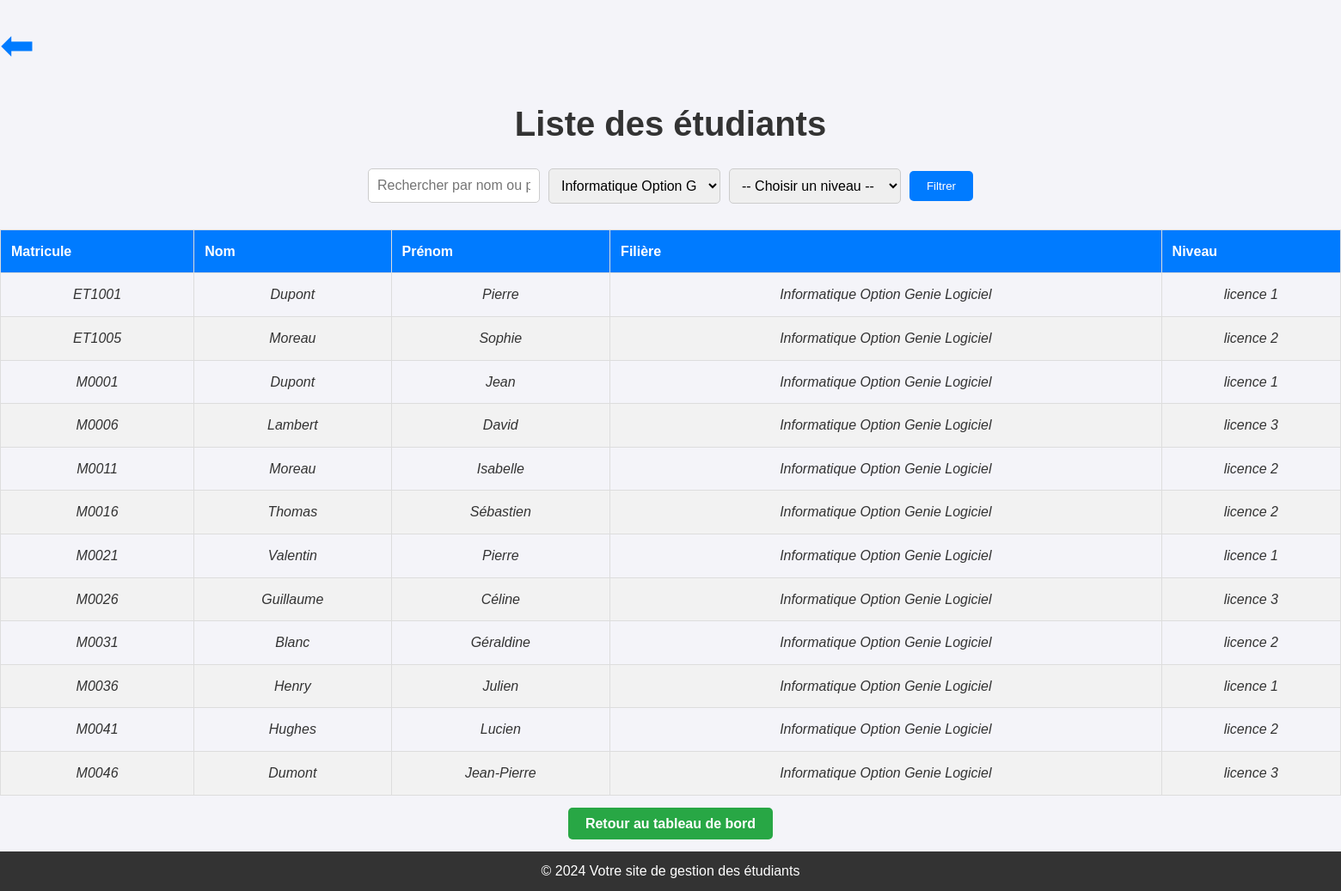
The page /listes.php?filiere=1 on the database its author committed.
### tables this page shows
CREATE TABLE IF NOT EXISTS `etudiants` (
  `idetu` int NOT NULL AUTO_INCREMENT,
  `matricule` varchar(15) NOT NULL,
  `nom` varchar(100) NOT NULL,
  `prenom` varchar(100) NOT NULL,
  `email` varchar(100) DEFAULT NULL,
  `mot_de_passe` varchar(255) NOT NULL,
  `type_parrainage` enum('parrain','filleul') DEFAULT NULL,
  `contact` varchar(15) DEFAULT NULL,
  `filiere_id` int DEFAULT NULL,
  `niveau_id` int DEFAULT NULL,
  `photo_profil` varchar(255) DEFAULT 'image/profil.jpg',
  PRIMARY KEY (`idetu`),
  UNIQUE KEY `matricule` (`matricule`),
  UNIQUE KEY `email` (`email`),
  KEY `fk_etudiants_filiere` (`filiere_id`),
  KEY `fk_etudiants_niveau` (`niveau_id`)
);

CREATE TABLE IF NOT EXISTS `filieres` (
  `idfil` int NOT NULL AUTO_INCREMENT,
  `nom_filiere` varchar(100) NOT NULL,
  PRIMARY KEY (`idfil`)
);

CREATE TABLE IF NOT EXISTS `niveaux` (
  `idniv` int NOT NULL AUTO_INCREMENT,
  `nom_niveau` varchar(50) NOT NULL,
  PRIMARY KEY (`idniv`)
);

### listes.php (the view, shortened to what this page needs)
<?php
require_once 'connexion.php';
$filiere = isset($_GET['filiere']) ? $_GET['filiere'] : '';
$query = "SELECT etudiants.*, filieres.nom_filiere, niveaux.nom_niveau
          FROM etudiants
          LEFT JOIN filieres ON etudiants.filiere_id = filieres.idfil
          LEFT JOIN niveaux ON etudiants.niveau_id = niveaux.idniv
          WHERE 1";
if ($filiere) {
    $query .= " AND etudiants.filiere_id = $filiere";
}
$students = $pdo->query($query)->fetchAll();
$queryFilieres = "SELECT * FROM filieres";
$filieres = $pdo->query($queryFilieres)->fetchAll();
?>
<!DOCTYPE html>
<html lang="fr">
<head>
    <link rel="stylesheet" href="css/listes.css">
</head>
<body>
    <main>
        <a href="#end" class="scroll-to-end">⬅</a><h1>Liste des étudiants</h1>
        <form action="listes.php" method="GET" class="form-container">
            <input type="text" id="searchInput" onkeyup="searchTable()" placeholder="Rechercher par nom ou prénom" value="">
            <select name="filiere">
                <?php foreach ($filieres as $filiereOption): ?>
                    <option value="<?php echo $filiereOption['idfil']; ?>" <?php echo ($filiere == $filiereOption['idfil']) ? 'selected' : ''; ?>>
                        <?php echo $filiereOption['nom_filiere']; ?>
                    </option>
                <?php endforeach; ?>
            </select>
            <select name="niveau">
                <option value="">-- Choisir un niveau --</option>
            </select>
            <button type="submit">Filtrer</button>
        </form>
        <table id="studentsTable">
            <thead>
                <tr>
                    <th>Matricule</th>
                    <th>Nom</th>
                    <th>Prénom</th>
                    <th>Filière</th>
                    <th>Niveau</th>
                </tr>
            </thead>
            <tbody>
                <?php if (!empty($students)): ?>
                    <?php foreach ($students as $student): ?>
                        <tr>
                            <td><?php echo htmlspecialchars($student['matricule']); ?></td>
                            <td><?php echo htmlspecialchars($student['nom']); ?></td>
                            <td><?php echo htmlspecialchars($student['prenom']); ?></td>
                            <td><?php echo htmlspecialchars($student['nom_filiere']); ?></td>
                            <td><?php echo htmlspecialchars($student['nom_niveau']); ?></td>
                        </tr>
                    <?php endforeach; ?>
                <?php else: ?>
                    <tr>
                        <td colspan="5">Aucun étudiant trouvé.</td>
                    </tr>
                <?php endif; ?>
            </tbody>
        </table>
        <div class="admin-back" id="end">
            <a href="page_admin.php" class="btn-back">Retour au tableau de bord</a>
        </div>
    </main>
    <footer>
        <p>&copy; 2024 Votre site de gestion des étudiants</p>
    </footer>
</body>
</html>

### css/listes.css (style rules this page uses)
* { margin: 0; padding: 0; box-sizing: border-box; font-family: Arial, sans-serif; }
body { background-color: #f4f4f9; color: #333; line-height: 1.6; }
h1 { text-align: center; margin: 20px 0; font-size: 2.5em; color: #333; }
footer { background-color: #333; color: white; text-align: center; padding: 10px; margin-top: 20px; }
.scroll-to-end { display: block; text-align: center; margin-top: 15px; padding-right: 10000px; font-size: 3rem; color: #007bff; text-decoration: none; }
.form-container { display: flex; justify-content: center; align-items: center; gap: 10px; margin: 20px 0; flex-wrap: wrap; }
.form-container input[type="text"], .form-container select { padding: 10px; font-size: 1em; border: 1px solid #ccc; border-radius: 5px; width: 200px; }
.form-container button { padding: 10px 20px; background-color: #007bff; color: white; border: none; border-radius: 5px; cursor: pointer; }
table { width: 100%; border-collapse: collapse; margin-top: 30px; }
table th, table td { padding: 12px; text-align: left; border: 1px solid #ddd; }
table th { background-color: #007bff; color: white; }
table tr:nth-child(even) { background-color: #f2f2f2; }
table tbody tr td { text-align: center; font-style: italic; }
.admin-back { text-align: center; margin-top: 20px; }
.btn-back { padding: 10px 20px; background-color: #28a745; color: white; text-decoration: none; border-radius: 5px; font-weight: bold; }

### rows shown on the page
etudiants: matricule "ET1001", nom "Dupont", prenom "Pierre", filiere.nom_filiere "Informatique Option Genie Logiciel", niveaux.nom_niveau "licence 1"
etudiants: matricule "ET1005", nom "Moreau", prenom "Sophie", filiere.nom_filiere "Informatique Option Genie Logiciel", niveaux.nom_niveau "licence 2"
etudiants: matricule "M0001", nom "Dupont", prenom "Jean", filiere.nom_filiere "Informatique Option Genie Logiciel", niveaux.nom_niveau "licence 1"
etudiants: matricule "M0006", nom "Lambert", prenom "David", filiere.nom_filiere "Informatique Option Genie Logiciel", niveaux.nom_niveau "licence 3"
etudiants: matricule "M0011", nom "Moreau", prenom "Isabelle", filiere.nom_filiere "Informatique Option Genie Logiciel", niveaux.nom_niveau "licence 2"
etudiants: matricule "M0016", nom "Thomas", prenom "Sébastien", filiere.nom_filiere "Informatique Option Genie Logiciel", niveaux.nom_niveau "licence 2"
etudiants: matricule "M0021", nom "Valentin", prenom "Pierre", filiere.nom_filiere "Informatique Option Genie Logiciel", niveaux.nom_niveau "licence 1"
etudiants: matricule "M0026", nom "Guillaume", prenom "Céline", filiere.nom_filiere "Informatique Option Genie Logiciel", niveaux.nom_niveau "licence 3"
etudiants: matricule "M0031", nom "Blanc", prenom "Géraldine", filiere.nom_filiere "Informatique Option Genie Logiciel", niveaux.nom_niveau "licence 2"
etudiants: matricule "M0036", nom "Henry", prenom "Julien", filiere.nom_filiere "Informatique Option Genie Logiciel", niveaux.nom_niveau "licence 1"
etudiants: matricule "M0041", nom "Hughes", prenom "Lucien", filiere.nom_filiere "Informatique Option Genie Logiciel", niveaux.nom_niveau "licence 2"
etudiants: matricule "M0046", nom "Dumont", prenom "Jean-Pierre", filiere.nom_filiere "Informatique Option Genie Logiciel", niveaux.nom_niveau "licence 3"

### other values the page prints
form field filiere "Informatique Option Genie Logiciel"
